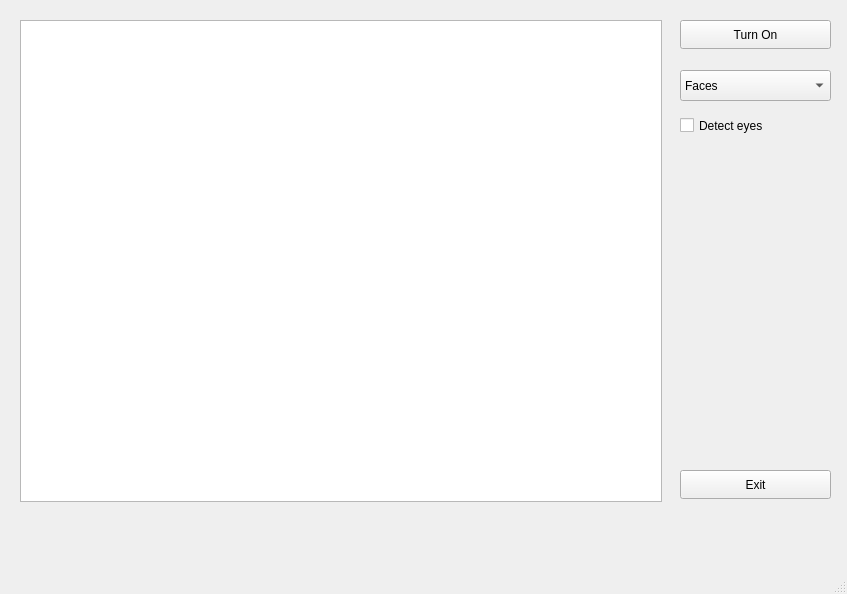
<?xml version="1.0" encoding="UTF-8"?>
<ui version="4.0">
 <class>MainWindow</class>
 <widget class="QMainWindow" name="MainWindow">
  <property name="geometry">
   <rect>
    <x>0</x>
    <y>0</y>
    <width>847</width>
    <height>594</height>
   </rect>
  </property>
  <property name="windowTitle">
   <string>MainWindow</string>
  </property>
  <widget class="QWidget" name="centralwidget">
   <widget class="QPushButton" name="Exit">
    <property name="geometry">
     <rect>
      <x>680</x>
      <y>470</y>
      <width>151</width>
      <height>29</height>
     </rect>
    </property>
    <property name="text">
     <string>Exit</string>
    </property>
   </widget>
   <widget class="QGraphicsView" name="graphicsView">
    <property name="geometry">
     <rect>
      <x>20</x>
      <y>20</y>
      <width>642</width>
      <height>482</height>
     </rect>
    </property>
   </widget>
   <widget class="QPushButton" name="OnOff">
    <property name="geometry">
     <rect>
      <x>680</x>
      <y>20</y>
      <width>151</width>
      <height>29</height>
     </rect>
    </property>
    <property name="text">
     <string>Turn On</string>
    </property>
    <property name="autoDefault">
     <bool>false</bool>
    </property>
    <property name="default">
     <bool>false</bool>
    </property>
   </widget>
   <widget class="QComboBox" name="detectorsList">
    <property name="geometry">
     <rect>
      <x>680</x>
      <y>70</y>
      <width>151</width>
      <height>31</height>
     </rect>
    </property>
    <property name="frame">
     <bool>true</bool>
    </property>
    <item>
     <property name="text">
      <string>Faces</string>
     </property>
    </item>
    <item>
     <property name="text">
      <string>Objects</string>
     </property>
    </item>
   </widget>
   <widget class="QCheckBox" name="eyesCheckBox">
    <property name="geometry">
     <rect>
      <x>680</x>
      <y>110</y>
      <width>151</width>
      <height>31</height>
     </rect>
    </property>
    <property name="text">
     <string>Detect eyes</string>
    </property>
   </widget>
  </widget>
  <widget class="QMenuBar" name="menubar">
   <property name="geometry">
    <rect>
     <x>0</x>
     <y>0</y>
     <width>847</width>
     <height>22</height>
    </rect>
   </property>
  </widget>
  <widget class="QStatusBar" name="statusbar"/>
 </widget>
 <resources/>
 <connections/>
</ui>
